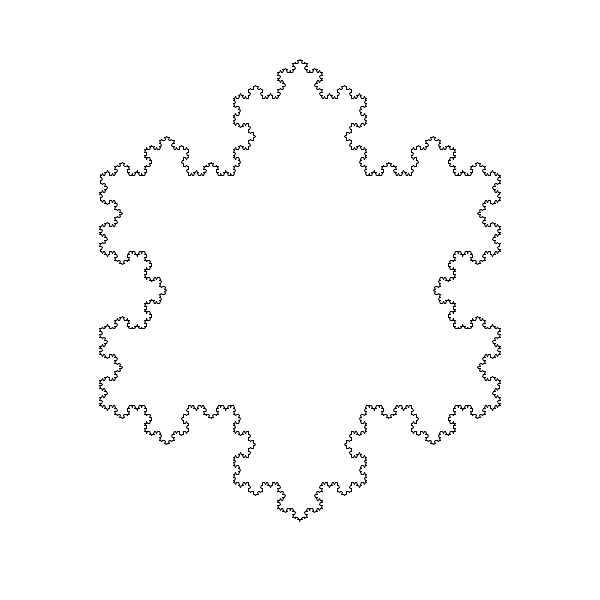
Frame 1 (no input)
Frame 60 (the mouse pressed at the canvas centre just before this capture): identical to frame 1, image omitted
Frame 120 (the mouse held since frame 60 and released just before this capture): identical to frame 1, image omitted

The Processing sketch that drew this single still picture (run headless with seeded random() and noise(); from frame 60 on, the mouse is pressed at the canvas centre):

// Processing sketch: kochSnowFlake
// ── kochSnowFlake.pde
// The Nature of Code
// Daniel Shiffman
// http://natureofcode.com

// Koch Curve
// Renders a simple fractal, the Koch snowflake
// Each recursive level drawn in sequence

ArrayList<ArrayList<KochLine>> lines;   // A list to keep track of all the lines

void setup() {
  size(600, 600);
  background(255);

  lines = new ArrayList<ArrayList<KochLine>>();
  int w = 400;
  PVector start = new PVector(width/2-w/2, 175);
  PVector end   = new PVector(width/2+w/2, 175);
  float angle = 0;
  int resolution = 5;
  for (int i = 0; i<3; i++) {
    ArrayList<KochLine> line = new ArrayList<KochLine>();
    line.add(new KochLine(start, end));
    for (int j = 0; j < resolution; j++) {
      line = generate(line);
    }
    lines.add(line);
    angle+=TWO_PI/3;

    start = end.copy();
    end = new PVector(start.x+cos(angle)*w, start.y+sin(angle)*w);
  }
}

void draw() {
  background(255);
  for (ArrayList<KochLine> k : lines) {
    for (KochLine l : k) {
      l.display();
    }
  }
}

ArrayList<KochLine> generate(ArrayList<KochLine> ls) {
  ArrayList next = new ArrayList<KochLine>();    // Create emtpy list
  for (KochLine l : ls) {
    // Calculate 5 koch PVectors (done for us by the line object)
    PVector a = l.kochA();                 
    PVector b = l.kochB();
    PVector c = l.kochC();
    PVector d = l.kochD();
    PVector e = l.kochE();
    // Make line segments between all the PVectors and add them
    next.add(new KochLine(a, b));
    next.add(new KochLine(b, c));
    next.add(new KochLine(c, d));
    next.add(new KochLine(d, e));
  }
  return next;
}
// ── KochLine.pde
// The Nature of Code
// Daniel Shiffman
// http://natureofcode.com

// Koch Curve
// A class to describe one line segment in the fractal
// Includes methods to calculate midPVectors along the line according to the Koch algorithm

class KochLine {

  // Two PVectors,
  // a is the "left" PVector and 
  // b is the "right PVector
  PVector start;
  PVector end;

  KochLine(PVector a, PVector b) {
    start = a.get();
    end = b.get();
  }

  void display() {
    stroke(0);
    line(start.x, start.y, end.x, end.y);
  }

  PVector kochA() {
    return start.get();
  }


  // This is easy, just 1/3 of the way
  PVector kochB() {
    PVector v = PVector.sub(end, start);
    v.div(3);
    v.add(start);
    return v;
  }    

  // More complicated, have to use a little trig to figure out where this PVector is!
  PVector kochC() {
    PVector a = start.get(); // Start at the beginning
    
    PVector v = PVector.sub(end, start);
    v.div(3);
    a.add(v);  // Move to point B

    v.rotate(-radians(60)); // Rotate 60 degrees
    a.add(v);  // Move to point C

    return a;
  }    

  // Easy, just 2/3 of the way
  PVector kochD() {
    PVector v = PVector.sub(end, start);
    v.mult(2/3.0);
    v.add(start);
    return v;
  }

  PVector kochE() {
    return end.get();
  }
}
